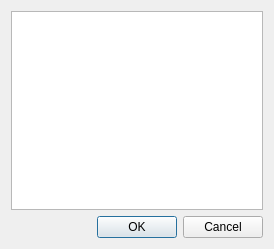
<?xml version="1.0" encoding="UTF-8"?>
<ui version="4.0">
 <class>MChooseCategory</class>
 <widget class="QDialog" name="MChooseCategory">
  <property name="geometry">
   <rect>
    <x>0</x>
    <y>0</y>
    <width>274</width>
    <height>249</height>
   </rect>
  </property>
  <property name="windowTitle">
   <string>choose category</string>
  </property>
  <layout class="QVBoxLayout" name="verticalLayout">
   <item>
    <widget class="QTreeWidget" name="treeCat">
     <property name="contextMenuPolicy">
      <enum>Qt::NoContextMenu</enum>
     </property>
     <property name="headerHidden">
      <bool>true</bool>
     </property>
     <column>
      <property name="text">
       <string>category</string>
      </property>
     </column>
    </widget>
   </item>
   <item>
    <widget class="QDialogButtonBox" name="buttonBox">
     <property name="orientation">
      <enum>Qt::Horizontal</enum>
     </property>
     <property name="standardButtons">
      <set>QDialogButtonBox::Cancel|QDialogButtonBox::Ok</set>
     </property>
    </widget>
   </item>
  </layout>
 </widget>
 <resources/>
 <connections>
  <connection>
   <sender>buttonBox</sender>
   <signal>accepted()</signal>
   <receiver>MChooseCategory</receiver>
   <slot>accept()</slot>
   <hints>
    <hint type="sourcelabel">
     <x>248</x>
     <y>254</y>
    </hint>
    <hint type="destinationlabel">
     <x>157</x>
     <y>274</y>
    </hint>
   </hints>
  </connection>
  <connection>
   <sender>buttonBox</sender>
   <signal>rejected()</signal>
   <receiver>MChooseCategory</receiver>
   <slot>reject()</slot>
   <hints>
    <hint type="sourcelabel">
     <x>316</x>
     <y>260</y>
    </hint>
    <hint type="destinationlabel">
     <x>286</x>
     <y>274</y>
    </hint>
   </hints>
  </connection>
 </connections>
</ui>
